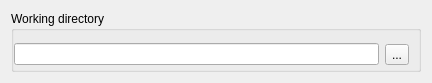
<?xml version="1.0" encoding="UTF-8"?>
<ui version="4.0">
 <class>WindLabGui::DlgImportSimulationPointsFromFile</class>
 <widget class="QWidget" name="WindLabGui::DlgImportSimulationPointsFromFile">
  <property name="geometry">
   <rect>
    <x>0</x>
    <y>0</y>
    <width>432</width>
    <height>83</height>
   </rect>
  </property>
  <property name="windowTitle">
   <string>Feature Parameters</string>
  </property>
  <property name="sizeGripEnabled" stdset="0">
   <bool>true</bool>
  </property>
  <layout class="QVBoxLayout" name="verticalLayout">
   <item>
    <layout class="QHBoxLayout" name="horizontalLayout_2">
     <item>
      <widget class="QGroupBox" name="gb_working_dir">
       <property name="title">
        <string>Working directory</string>
       </property>
       <layout class="QHBoxLayout" name="horizontalLayout_4">
        <property name="leftMargin">
         <number>0</number>
        </property>
        <property name="bottomMargin">
         <number>0</number>
        </property>
        <item>
         <widget class="QLineEdit" name="le_working_dir">
          <property name="enabled">
           <bool>true</bool>
          </property>
          <property name="readOnly">
           <bool>true</bool>
          </property>
         </widget>
        </item>
        <item>
         <widget class="QToolButton" name="tb_choose_working_dir">
          <property name="enabled">
           <bool>true</bool>
          </property>
          <property name="text">
           <string>...</string>
          </property>
         </widget>
        </item>
       </layout>
      </widget>
     </item>
    </layout>
   </item>
  </layout>
 </widget>
 <resources/>
 <connections/>
</ui>
